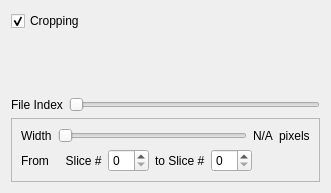
          <widget class="QWidget" name="page">
           <property name="geometry">
            <rect>
             <x>0</x>
             <y>0</y>
             <width>331</width>
             <height>193</height>
            </rect>
           </property>
           <attribute name="label">
            <string>Crop</string>
           </attribute>
           <layout class="QVBoxLayout" name="verticalLayout_4">
            <item>
             <widget class="QCheckBox" name="cropping_checkBox">
              <property name="text">
               <string>Cropping</string>
              </property>
              <property name="checked">
               <bool>true</bool>
              </property>
             </widget>
            </item>
            <item>
             <widget class="QWidget" name="crop_widget" native="true">
              <property name="sizePolicy">
               <sizepolicy hsizetype="Preferred" vsizetype="Expanding">
                <horstretch>0</horstretch>
                <verstretch>0</verstretch>
               </sizepolicy>
              </property>
             </widget>
            </item>
            <item>
             <layout class="QHBoxLayout" name="horizontalLayout_2">
              <item>
               <widget class="QLabel" name="label_5">
                <property name="text">
                 <string>File Index</string>
                </property>
               </widget>
              </item>
              <item>
               <widget class="QSlider" name="crop_file_index_horizontalSlider">
                <property name="orientation">
                 <enum>Qt::Horizontal</enum>
                </property>
               </widget>
              </item>
             </layout>
            </item>
            <item>
             <widget class="QFrame" name="crop_frame">
              <property name="enabled">
               <bool>true</bool>
              </property>
              <property name="frameShape">
               <enum>QFrame::StyledPanel</enum>
              </property>
              <property name="frameShadow">
               <enum>QFrame::Raised</enum>
              </property>
              <layout class="QVBoxLayout" name="verticalLayout_5">
               <item>
                <layout class="QHBoxLayout" name="horizontalLayout_3">
                 <item>
                  <widget class="QLabel" name="label_6">
                   <property name="text">
                    <string>Width</string>
                   </property>
                  </widget>
                 </item>
                 <item>
                  <widget class="QSlider" name="crop_width_horizontalSlider">
                   <property name="singleStep">
                    <number>2</number>
                   </property>
                   <property name="orientation">
                    <enum>Qt::Horizontal</enum>
                   </property>
                  </widget>
                 </item>
                 <item>
                  <widget class="QLabel" name="crop_width_label">
                   <property name="text">
                    <string>N/A</string>
                   </property>
                  </widget>
                 </item>
                 <item>
                  <widget class="QLabel" name="label_8">
                   <property name="text">
                    <string>pixels</string>
                   </property>
                  </widget>
                 </item>
                </layout>
               </item>
               <item>
                <layout class="QHBoxLayout" name="horizontalLayout_4">
                 <item>
                  <widget class="QLabel" name="label_7">
                   <property name="maximumSize">
                    <size>
                     <width>100</width>
                     <height>16777215</height>
                    </size>
                   </property>
                   <property name="text">
                    <string>From     Slice #</string>
                   </property>
                  </widget>
                 </item>
                 <item>
                  <widget class="QSpinBox" name="crop_from_slice_spinBox"/>
                 </item>
                 <item>
                  <widget class="QLabel" name="label_9">
                   <property name="maximumSize">
                    <size>
                     <width>70</width>
                     <height>16777215</height>
                    </size>
                   </property>
                   <property name="text">
                    <string>to Slice #</string>
                   </property>
                  </widget>
                 </item>
                 <item>
                  <widget class="QSpinBox" name="crop_to_slice_spinBox"/>
                 </item>
                 <item>
                  <spacer name="horizontalSpacer">
                   <property name="orientation">
                    <enum>Qt::Horizontal</enum>
                   </property>
                   <property name="sizeHint" stdset="0">
                    <size>
                     <width>40</width>
                     <height>20</height>
                    </size>
                   </property>
                  </spacer>
                 </item>
                </layout>
               </item>
              </layout>
             </widget>
            </item>
           </layout>
          </widget>
